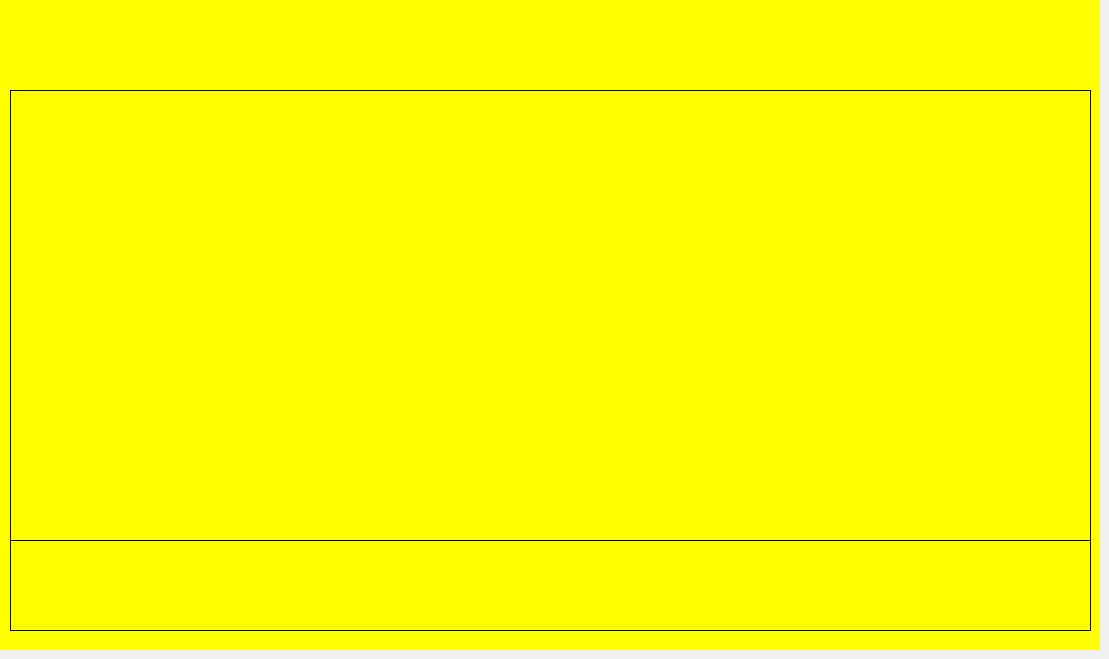
    <widget class="QWidget" name="decisionExpDescriptionPage">
     <widget class="QWidget" name="decisionExpDescriptionPanel" native="true">
      <property name="geometry">
       <rect>
        <x>0</x>
        <y>0</y>
        <width>1100</width>
        <height>650</height>
       </rect>
      </property>
      <property name="palette">
       <palette>
        <active>
         <colorrole role="Base">
          <brush brushstyle="SolidPattern">
           <color alpha="255">
            <red>255</red>
            <green>255</green>
            <blue>255</blue>
           </color>
          </brush>
         </colorrole>
         <colorrole role="Window">
          <brush brushstyle="SolidPattern">
           <color alpha="255">
            <red>255</red>
            <green>255</green>
            <blue>0</blue>
           </color>
          </brush>
         </colorrole>
        </active>
        <inactive>
         <colorrole role="Base">
          <brush brushstyle="SolidPattern">
           <color alpha="255">
            <red>255</red>
            <green>255</green>
            <blue>255</blue>
           </color>
          </brush>
         </colorrole>
         <colorrole role="Window">
          <brush brushstyle="SolidPattern">
           <color alpha="255">
            <red>255</red>
            <green>255</green>
            <blue>0</blue>
           </color>
          </brush>
         </colorrole>
        </inactive>
        <disabled>
         <colorrole role="Base">
          <brush brushstyle="SolidPattern">
           <color alpha="255">
            <red>255</red>
            <green>255</green>
            <blue>0</blue>
           </color>
          </brush>
         </colorrole>
         <colorrole role="Window">
          <brush brushstyle="SolidPattern">
           <color alpha="255">
            <red>255</red>
            <green>255</green>
            <blue>0</blue>
           </color>
          </brush>
         </colorrole>
        </disabled>
       </palette>
      </property>
      <property name="autoFillBackground">
       <bool>true</bool>
      </property>
      <widget class="QWidget" name="gridLayoutWidget_34">
       <property name="geometry">
        <rect>
         <x>10</x>
         <y>540</y>
         <width>1081</width>
         <height>91</height>
        </rect>
       </property>
       <layout class="QGridLayout" name="pushButtonsDecisionExpDescriptionGrid"/>
      </widget>
      <widget class="QWidget" name="gridLayoutWidget_35">
       <property name="geometry">
        <rect>
         <x>10</x>
         <y>10</y>
         <width>1081</width>
         <height>61</height>
        </rect>
       </property>
       <layout class="QGridLayout" name="decisionExpDescriptionTitleGrid"/>
      </widget>
      <widget class="QWidget" name="gridLayoutWidget_36">
       <property name="geometry">
        <rect>
         <x>10</x>
         <y>90</y>
         <width>1081</width>
         <height>451</height>
        </rect>
       </property>
       <layout class="QGridLayout" name="decisionExpDescriptionGrid"/>
      </widget>
      <widget class="QLabel" name="nextButtonDecisionExpDescriptionPanel">
       <property name="geometry">
        <rect>
         <x>10</x>
         <y>540</y>
         <width>1081</width>
         <height>91</height>
        </rect>
       </property>
       <property name="font">
        <font>
         <family>Helvetica</family>
         <pointsize>14</pointsize>
         <weight>75</weight>
         <bold>true</bold>
        </font>
       </property>
       <property name="frameShape">
        <enum>QFrame::Box</enum>
       </property>
       <property name="text">
        <string/>
       </property>
       <property name="alignment">
        <set>Qt::AlignHCenter|Qt::AlignTop</set>
       </property>
      </widget>
      <widget class="QLabel" name="decisionExpGeneralDescriptionTextAndPicturesPanel">
       <property name="geometry">
        <rect>
         <x>10</x>
         <y>90</y>
         <width>1081</width>
         <height>451</height>
        </rect>
       </property>
       <property name="font">
        <font>
         <family>Helvetica</family>
         <pointsize>14</pointsize>
         <weight>75</weight>
         <bold>true</bold>
        </font>
       </property>
       <property name="frameShape">
        <enum>QFrame::Box</enum>
       </property>
       <property name="text">
        <string/>
       </property>
       <property name="alignment">
        <set>Qt::AlignHCenter|Qt::AlignTop</set>
       </property>
      </widget>
      <widget class="QWidget" name="gridLayoutWidget_53">
       <property name="geometry">
        <rect>
         <x>10</x>
         <y>70</y>
         <width>1081</width>
         <height>21</height>
        </rect>
       </property>
       <layout class="QGridLayout" name="decisionExpDescriptionBlackSpacingGrid"/>
      </widget>
      <zorder>nextButtonDecisionExpDescriptionPanel</zorder>
      <zorder>decisionExpGeneralDescriptionTextAndPicturesPanel</zorder>
      <zorder>gridLayoutWidget_34</zorder>
      <zorder>gridLayoutWidget_35</zorder>
      <zorder>gridLayoutWidget_36</zorder>
      <zorder>gridLayoutWidget_53</zorder>
     </widget>
    </widget>
